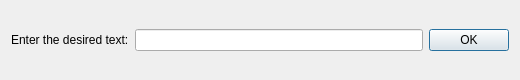
<?xml version="1.0" encoding="UTF-8"?>
<ui version="4.0">
 <class>TextDialog</class>
 <widget class="QDialog" name="TextDialog">
  <property name="geometry">
   <rect>
    <x>0</x>
    <y>0</y>
    <width>520</width>
    <height>80</height>
   </rect>
  </property>
  <property name="sizePolicy">
   <sizepolicy hsizetype="Preferred" vsizetype="Fixed">
    <horstretch>0</horstretch>
    <verstretch>0</verstretch>
   </sizepolicy>
  </property>
  <property name="maximumSize">
   <size>
    <width>1920</width>
    <height>80</height>
   </size>
  </property>
  <property name="windowTitle">
   <string>Label</string>
  </property>
  <property name="modal">
   <bool>true</bool>
  </property>
  <layout class="QGridLayout" name="gridLayout">
   <item row="0" column="0">
    <widget class="QLabel" name="label">
     <property name="text">
      <string>Enter the desired text:</string>
     </property>
    </widget>
   </item>
   <item row="0" column="2">
    <widget class="QPushButton" name="okButton">
     <property name="text">
      <string>OK</string>
     </property>
    </widget>
   </item>
   <item row="0" column="1">
    <widget class="QLineEdit" name="lineEdit">
     <property name="focusPolicy">
      <enum>Qt::StrongFocus</enum>
     </property>
    </widget>
   </item>
  </layout>
 </widget>
 <resources/>
 <connections/>
</ui>
